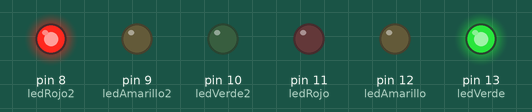
The sketch below on a simulated Arduino Uno, built with avr-gcc and run on an emulated ATmega328P. On the bench: output pins drawn as LEDs (lit = HIGH).

Above: at 10.0 s.
At 20.2 s:
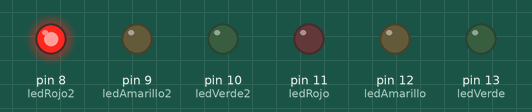
At 22.5 s:
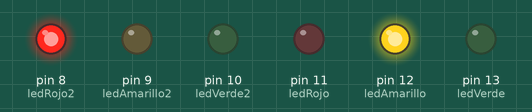
At 33.0 s:
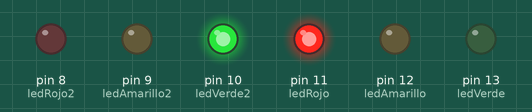
At 43.2 s:
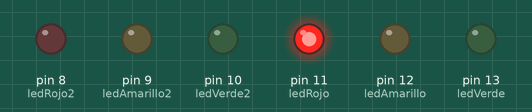
At 45.5 s:
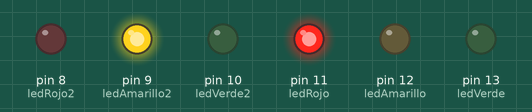
Timing chart, 0 to 52.9 s (numbered marks = the images above):
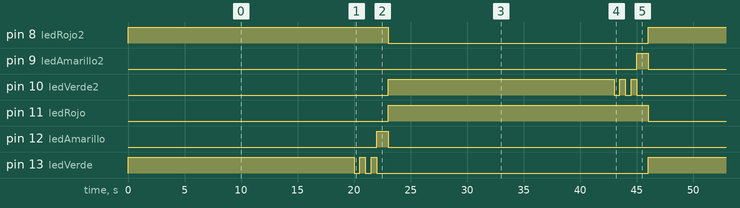

The sketch:

Semaforo.ino
```cpp
//Moyete
//Edgar Moises Hernandez Gonzalez
//Semaforo con leds
//20-09-2017

//Pines digitales del 13 al 8
const int ledVerde=13;
const int ledAmarillo=12;
const int ledRojo=11;
const int ledVerde2=10;
const int ledAmarillo2=9;
const int ledRojo2=8;

//Declaramos todos los leds como salida
void setup() {
  pinMode(ledVerde,OUTPUT);
  pinMode(ledAmarillo,OUTPUT);
  pinMode(ledRojo,OUTPUT);
  pinMode(ledVerde2,OUTPUT);
  pinMode(ledAmarillo2,OUTPUT);
  pinMode(ledRojo2,OUTPUT);
}

void loop() {
  digitalWrite(ledVerde,HIGH);
  digitalWrite(ledRojo2,HIGH);
  delay(20000);
  digitalWrite(ledVerde,LOW);
  delay(500);
  digitalWrite(ledVerde,HIGH);
  delay(500);
  digitalWrite(ledVerde,LOW);
  delay(500);
  digitalWrite(ledVerde,HIGH);
  delay(500);
  digitalWrite(ledVerde,LOW);
  digitalWrite(ledAmarillo,HIGH);
  delay(1000);
  digitalWrite(ledAmarillo,LOW);
  digitalWrite(ledRojo,HIGH);
  digitalWrite(ledRojo2,LOW);
  digitalWrite(ledVerde2,HIGH);
  delay(20000);
  digitalWrite(ledVerde2,LOW);
  delay(500);
  digitalWrite(ledVerde2,HIGH);
  delay(500);
  digitalWrite(ledVerde2,LOW);
  delay(500);
  digitalWrite(ledVerde2,HIGH);
  delay(500);
  digitalWrite(ledVerde2,LOW);
  digitalWrite(ledAmarillo2,HIGH);
  delay(1000);
  digitalWrite(ledRojo,LOW);
  digitalWrite(ledAmarillo2,LOW);
}
```

Measured:
- by itself, pin 8 (ledRojo2), pin 11 (ledRojo): alternates HIGH for 23.0 s and LOW for 23.0 s
- by itself, pin 9 (ledAmarillo2), pin 12 (ledAmarillo): alternates HIGH for 1.0 s and LOW for 45.0 s
- by itself, pin 10 (ledVerde2): LOW → HIGH at 23.0 s, → LOW 20.0 s later, → HIGH 0.50 s later, → LOW 0.50 s later, … (13 changes in this stretch)
- by itself, pin 13 (ledVerde): repeats every 46.0 s: 2 × (LOW 0.50 s, HIGH 0.50 s), LOW 24.0 s, HIGH 20.0 s
